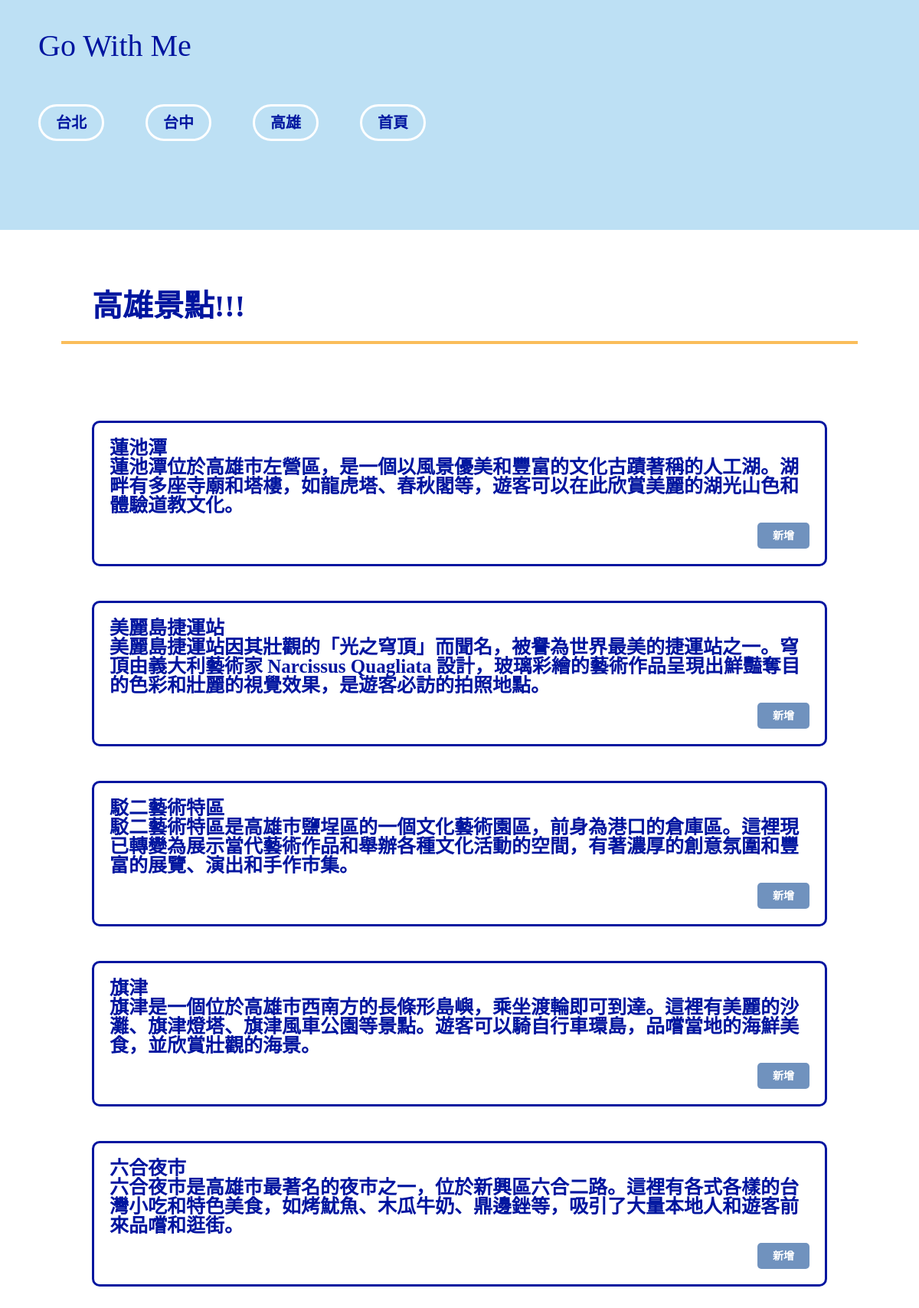
Page /index_Kaohsiung.php on the committed database.
### tables this page shows
CREATE TABLE `attraction` (
  `attractionId` int(5) NOT NULL,
  `CityName` varchar(100) NOT NULL,
  `attractionName` varchar(100) NOT NULL,
  `description` varchar(1000) NOT NULL
);

### index_Kaohsiung.php (the view, shortened to what this page needs)
<!DOCTYPE html>
<html lang="en">
<head>
    <link rel="stylesheet" href="cssreset.css">
    <link rel="stylesheet" href="index_city.css">
</head>
<body>
    <div class="head0">
    <div class="head">
    <div class="word0">Go With Me</div>
    <a href="index_Taipei.php" class="a1">台北</a>
    <a href="index_Taichung.php" class="a1">台中</a>
    <a href="index_Kaohsiung.php" class="a1">高雄</a>
    <a href="index_user.php" class="a1">首頁</a>
    </div>
    </div>
    <div class="word3">高雄景點!!!</div>
    <hr class="hr1"></hr>
    <div class="content">
        <?php
                $link = @mysqli_connect('localhost','a1113306','3306','gowithme');
            $SQL = "SELECT * FROM attraction WHERE CityName = 'Kaohsiung'";
            $result = mysqli_query($link,$SQL);
            while($row = mysqli_fetch_assoc($result)){
                echo "<div class='intro-box'>";
                echo "<p>".$row["attractionName"]."</p>";
                echo "<p>".$row["description"]."</p>";
                echo "<div class='button-container'>";
                echo "<a href='add.php?attractionName=".$row["attractionName"]."' class='add-button'>新增</a>";
                echo "</div>";
                echo "</div>";
                echo "<br>";
            }
        ?>
    </div>
</body>
</html>

### index_city.css (style rules this page uses)
.head0 { width:100%; height:30px; top:0; left:0; }
.head { height: 300px; background: #BDE0F4; margin-bottom: 30px; }
.word0 { font-size: 40px; font-family: "Arial Black"; color: #00159F; margin-left: 50px; margin-bottom: 70px; padding-top: 40px; }
.a1 { text-decoration: none; font-family: "Arial"; font-weight: 900; font-size: 20px; text-align: center; outline-style: none; color: #00159F; border: 3px solid #ffffff; background-color:#BDE0F4; border-radius: 60px; padding-top: 10px; padding-bottom: 10px; padding-left: 20px; padding-right: 20px; margin-left: 50px; }
.word3 { font-size: 40px; font-family: "Arial Black"; font-weight: 600; color: #00159F; margin-left: 120px; margin-bottom: 10px; }
.hr1 { border: 2px solid #FABD5A; margin-top: 25px; margin-left: 80px; margin-right: 80px; }
.intro-box { border: 3px solid #00159F; border-radius: 10px; padding: 20px; margin-bottom: 20px; background-color: #ffffff; }
.button-container { display: flex; justify-content: flex-end; margin-top: 10px; }
.add-button { text-decoration: none; font-family: "Arial"; font-weight: 900; font-size: 14px; text-align: center; color: #ffffff; background-color: #7092BE; border-radius: 5px; padding: 10px 20px; border: none; cursor: pointer; transition: background-color 0.3s ease; }
.content { font-size: 25px; font-family: "Arial Black"; font-weight: 600; color: #00159F; margin-left: 120px; margin-right: 120px; margin-top: 100px; margin-bottom: 170px; }

### rows in the picture
attraction: attractionName "蓮池潭", description "蓮池潭位於高雄市左營區，是一個以風景優美和豐富的文化古蹟著稱的人工湖。湖畔有多座寺廟和塔樓，如龍虎塔、春秋閣等，遊客可以在此欣賞美麗的湖光山色和體驗道教文化。"
attraction: attractionName "美麗島捷運站", description "美麗島捷運站因其壯觀的「光之穹頂」而聞名，被譽為世界最美的捷運站之一。穹頂由義大利藝術家 Narcissus Quagliata 設計，玻璃彩繪的藝術作品呈現出鮮豔奪目的色彩和壯麗的視覺效果，是遊客必訪的拍照地點。"
attraction: attractionName "駁二藝術特區", description "駁二藝術特區是高雄市鹽埕區的一個文化藝術園區，前身為港口的倉庫區。這裡現已轉變為展示當代藝術作品和舉辦各種文化活動的空間，有著濃厚的創意氛圍和豐富的展覽、演出和手作市集。"
attraction: attractionName "旗津", description "旗津是一個位於高雄市西南方的長條形島嶼，乘坐渡輪即可到達。這裡有美麗的沙灘、旗津燈塔、旗津風車公園等景點。遊客可以騎自行車環島，品嚐當地的海鮮美食，並欣賞壯觀的海景。"
attraction: attractionName "六合夜市", description "六合夜市是高雄市最著名的夜市之一，位於新興區六合二路。這裡有各式各樣的台灣小吃和特色美食，如烤魷魚、木瓜牛奶、鼎邊銼等，吸引了大量本地人和遊客前來品嚐和逛街。"
